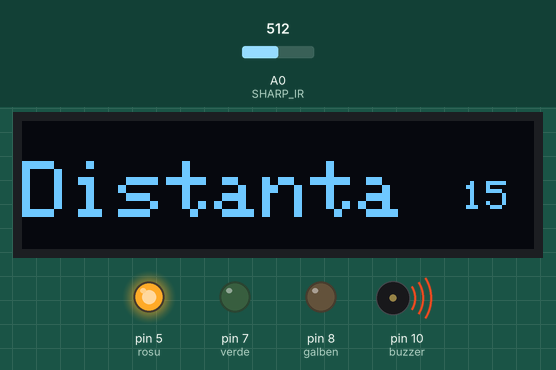
The sketch below on a simulated Arduino Uno, built with avr-gcc and run on an emulated ATmega328P. On the bench: 128×32 one-colour display, output pins drawn as LEDs (lit = HIGH), buzzer (waves = sounding). The test bench sets the inputs (shaded band); at power-on: A0 (SHARP_IR) = 512. What the sketch prints to the serial monitor is not drawn.

Above: at 1.2 s.
1.3 s: A0 (SHARP_IR) set to 486
At 1.81 s:
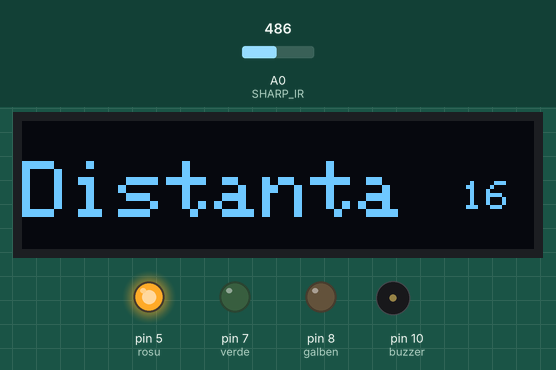
3.7 s: A0 (SHARP_IR) set to 0
At 4.3 s:
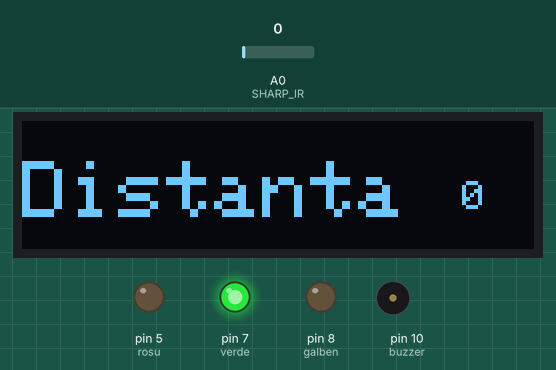
5.3 s: A0 (SHARP_IR) set to 306
At 5.53 s:
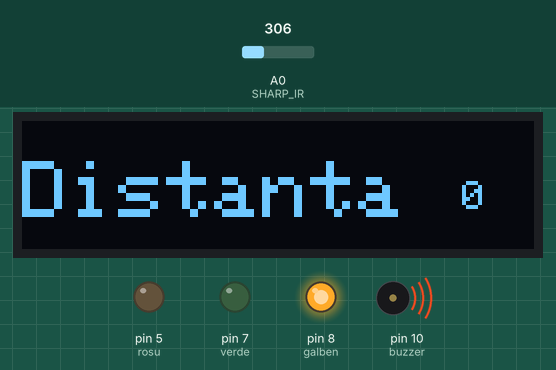
7.7 s: A0 (SHARP_IR) set to 344
At 7.9 s:
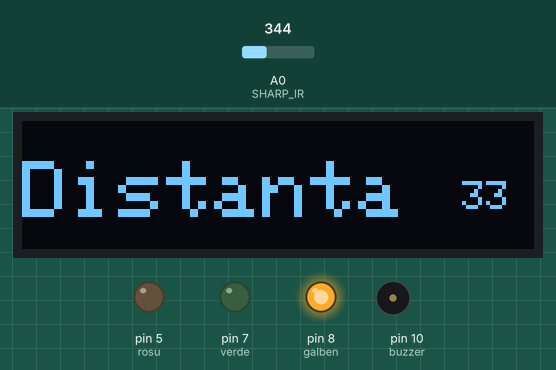
9.6 s: A0 (SHARP_IR) set to 1023
At 10.9 s:
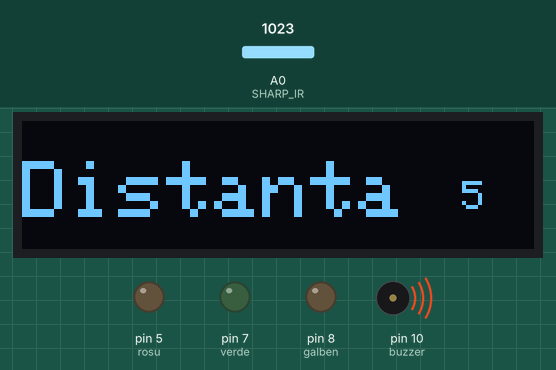
Timing chart, 0 to 12.4 s (numbered marks = the images above; inputs shaded):
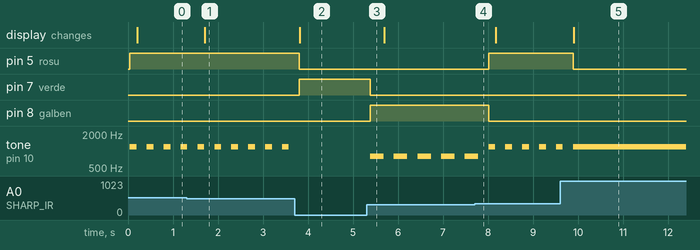

The sketch:

SHARP_IR.ino
```cpp
#include<SPI.h>
#include<Wire.h>
#include<Adafruit_GFX.h>
#include<Adafruit_SSD1306.h>

////SHARP IR SENSOR || Șeuleanu Mihnea-Radu 2020 1.0
const byte SHARP_IR=A0;
#define verde 7
#define galben 8
#define rosu 5
#define buzzer 10

#define OLED_RESET 4
#define SCREEN_WIDTH 128
#define SCREEN_HEIGHT 32
Adafruit_SSD1306 display(SCREEN_WIDTH, SCREEN_HEIGHT, &Wire, OLED_RESET);

int sound=0,cnt;
float distanta;
int voltaj;


void setup() {
  // put your setup code here, to run once:

  Serial.begin(9600);
  pinMode(verde,OUTPUT);
  pinMode(galben,OUTPUT);
  pinMode(rosu,OUTPUT);
  if(!display.begin(SSD1306_SWITCHCAPVCC, 0x3C)) { // Address 0x3C for 128x32
    Serial.println(F("SSD1306 allocation failed"));
    for(;;);
   }
  display.clearDisplay();


}

float distanta_medie()
{
  float suma=0;
  for(int i=0;i<25;i++){
   int voltaj=analogRead(SHARP_IR);
   ///int y=voltaj*5/700;
    float distanta=187754*pow(voltaj,-1.51);
    ///float distanta=61.681*pow(y,-1.133);
    suma+=distanta;
  }

  return suma/25.0;

}

void loop() {
  // put your main code here, to run repeatedly:


  float distanta_mean=distanta_medie();
  Serial.println(distanta_mean);


  if(distanta_mean>60){
    digitalWrite(verde,HIGH);
    sound=400;
  }else
    digitalWrite(verde,LOW);

  if(distanta_mean>30 && distanta_mean<=60){
    sound=800;
    digitalWrite(galben,HIGH);}
  else
    digitalWrite(galben,LOW);

  if(distanta_mean>6 && distanta_mean<=30){
    sound=1200;
    digitalWrite(rosu,HIGH);}
  else
    digitalWrite(rosu,LOW);

   if(distanta_mean>100){
    noTone(buzzer);
   }else{
    if(distanta_mean>60 && distanta_mean<=100){
      tone(buzzer,sound);
      delay(500);
      noTone(buzzer);
    }
    if(distanta_mean>30 && distanta_mean<=60){
      tone(buzzer,sound);
      delay(300);
      noTone(buzzer);
    }
    if(distanta_mean>15 && distanta_mean<=30){
      tone(buzzer,sound);
      delay(150);
      noTone(buzzer);
    }
    if(distanta_mean>9 && distanta_mean<=15){
      tone(buzzer,sound);
      delay(85);
      noTone(buzzer);
    }
    if(distanta_mean<=9){
      tone(buzzer,sound);
    }

   }


  ///delay(150);

  display.setCursor(0,10); ///coordonate x,y
  display.setTextSize(2);
  display.setTextColor(WHITE);
  display.println("Distanta");
  display.setCursor(110,15);
  display.setTextSize(1);

  ///if(cnt==5){
    display.println((int)distanta_mean);
    ///cnt=0;}
   ///cnt++;
  display.display();
  delay(200);
  display.clearDisplay();


}
```

Measured:
- the behaviour switches between 496 and 495 on A0 (SHARP_IR) (found by bisection; images 0 and 1)
- the behaviour switches between 326 and 327 on A0 (SHARP_IR) (found by bisection; images 3 and 4)
- after the input at 1.3 s, the display: changes after 0.41 s (image 1)
- after the input at 3.7 s, pin 5 (rosu): HIGH → LOW after 0.10 s; pin 7 (verde): LOW → HIGH after 0.10 s; tone on pin 10 (buzzer): stops changing and stays silent; the display: changes after 0.12 s (image 2)
- after the input at 5.3 s, pin 7 (verde): HIGH → LOW after 0.08 s; pin 8 (galben): LOW → HIGH after 0.08 s; tone on pin 10 (buzzer): alternates 800 Hz for 0.30 s and silent for 0.23 s, starting after 0.08 s
- after the input at 7.7 s, pin 5 (rosu): LOW → HIGH after 0.31 s; pin 8 (galben): HIGH → LOW after 0.31 s; tone on pin 10 (buzzer): alternates 1200 Hz for 0.15 s and silent for 0.23 s, starting after 0.31 s
- after the input at 9.6 s, pin 5 (rosu): HIGH → LOW after 0.29 s; tone on pin 10 (buzzer): goes on until 9.9 s, then stays 1200 Hz; the display: changes after 0.31 s (image 5)
- by itself, tone on pin 10 (buzzer): alternates 1200 Hz for 0.15 s and silent for 0.23 s
